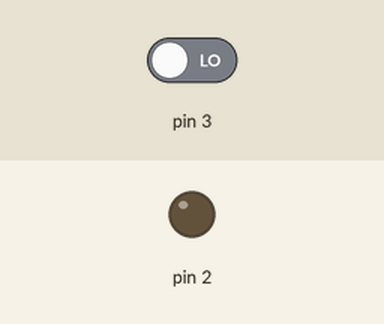
A sketch run on a simulated Arduino Uno, built with avr-gcc and run on an emulated ATmega328P. Parts: output pins drawn as LEDs (lit = HIGH). The test bench sets the inputs (shaded band); at power-on: pin 3 LOW.

Above: at 1.2 s.
1.3 s: pin 3 driven HIGH
At 2.2 s:
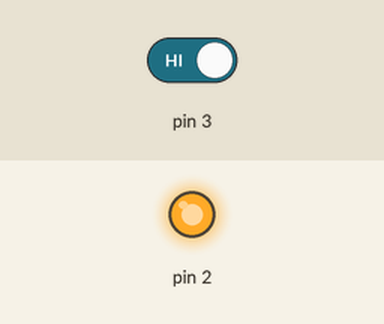
2.8 s: pin 3 driven LOW
At 3.3 s:
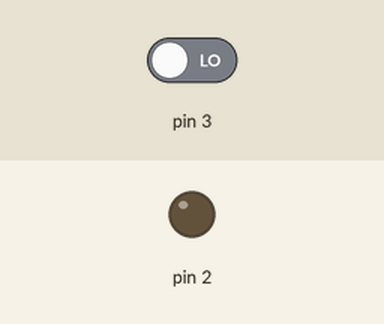
Timing chart, 0 to 5.8 s (numbered marks = the images above; inputs shaded):
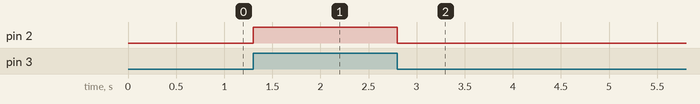

The sketch:

Practica7_BotonCon1LED.ino
```cpp
void setup() {
  // put your setup code here, to run once:
  pinMode(2, OUTPUT);
}

void loop() {
  // put your main code here, to run repeatedly:
  if(digitalRead(3) == HIGH){
      digitalWrite(2, HIGH);
    }else{
      digitalWrite(2, LOW);
    }
}
```

Measured:
- after the input at 1.3 s, pin 2: LOW → HIGH at once
- after the input at 2.8 s, pin 2: HIGH → LOW at once
